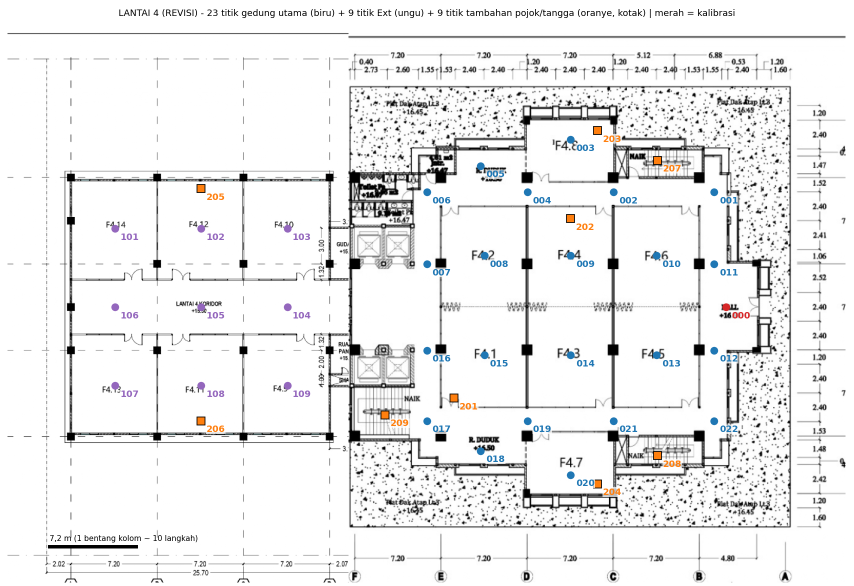
#> input picture kelompok6/denah/peta_titik_L4_rev.png, 1707 x 1171 px (shown at 1/2 size); its folder holds 3 pictures in this run
$ python buat_gambar_slide.py
#> lines starting #> are read from the running program, lines starting #| are printed output that depends on the picture
"""Potong gambar hasil analisis (kelompok6/output) menjadi versi slide di slide/img/.

Judul matplotlib dibuang (judul sudah ada di slide) dan gambar gabungan dipisah per panel.
Jalankan ulang setiap kali solusi_L4.py / bukti_L4.py dijalankan ulang:
    python slide/buat_gambar_slide.py
"""
from pathlib import Path

import numpy as np
from PIL import Image, ImageDraw, ImageFont

ROOT = Path(__file__).resolve().parent.parent
SOL = ROOT / "kelompok6" / "output" / "solusi_L4"
DENAH = ROOT / "kelompok6" / "denah"
IMG = ROOT / "slide" / "img"
FOTO = ROOT / "slide" / "foto"

# nama_output: (file sumber, (x0, y0, x1, y1) dalam pecahan lebar/tinggi gambar sumber)
POTONG = {
    "peta_titik": (DENAH / "peta_titik_L4_rev.png", (0, 0.045, 1, 1)),
    "heatmap": (SOL / "1_heatmap_AP_L4.png", (0, 0.05, 1, 1)),
    "area_ap": (SOL / "2_posisi_area_AP_L4.png", (0, 0.06, 1, 1)),
    "kanal_peta": (SOL / "3_kanal_L4.png", (0, 0.063, 0.675, 1)),
    "solusi_peta": (SOL / "4_solusi_L4.png", (0, 0.092, 0.705, 1)),
    "prediksi": (SOL / "5_prediksi_sebelum_sesudah_L4.png", (0, 0.123, 1, 1)),
    "bukti_cci": (SOL / "6_bukti_cci_L4.png", (0, 0.066, 1, 1)),
    "radio_kanal": (SOL / "7_radio_per_kanal_L4.png", (0, 0.044, 0.57, 1)),
    "floor_peta": (SOL / "8_floor_bleed_L4.png", (0, 0.07, 0.575, 1)),
    "timeline_roaming": (SOL / "9_timeline_roaming_L4.png", (0, 0.04, 1, 0.955)),
    "web_pengguna": (SOL / "10_web_pengguna_L4.png", (0, 0, 1, 1)),
    "web_airtime": (SOL / "11_web_airtime_L4.png", (0, 0, 1, 1)),
}


def rapikan(im, pad=12, ambang=245):
    """Buang tepi putih, sisakan margin `pad` piksel."""
    a = np.asarray(im.convert("L"))
    ys, xs = np.where(a < ambang)
    if len(xs) == 0:
        return im
    x0, x1 = max(xs.min() - pad, 0), min(xs.max() + pad, im.width)
    y0, y1 = max(ys.min() - pad, 0), min(ys.max() + pad, im.height)
    return im.crop((x0, y0, x1, y1))


def potong():
    IMG.mkdir(parents=True, exist_ok=True)
    for nama, (src, (x0, y0, x1, y1)) in POTONG.items():
        im = Image.open(src).convert("RGB")
        w, h = im.size
#> w = 1707; h = 1171
        im = rapikan(im.crop((round(x0 * w), round(y0 * h), round(x1 * w), round(y1 * h))))
#> in rapikan, `a = np.asarray(im.convert("L"))`:
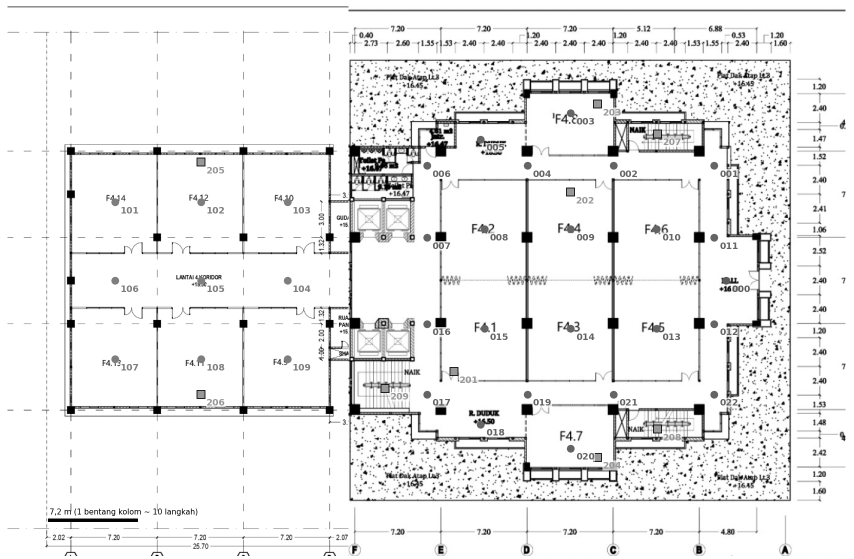
#> a: shape (1118, 1707) (shown at 1/2 size); min 0, max 255, mean 236.6
#> in rapikan, `x0, x1 = max(xs.min() - pad, 0), min(xs.max() + pad, im.width)`: x0 = 3; x1 = 1702
#> in rapikan, `y0, y1 = max(ys.min() - pad, 0), min(ys.max() + pad, im.height)`: y0 = 1; y1 = 1118
#> in rapikan, `return im.crop((x0, y0, x1, y1))`:
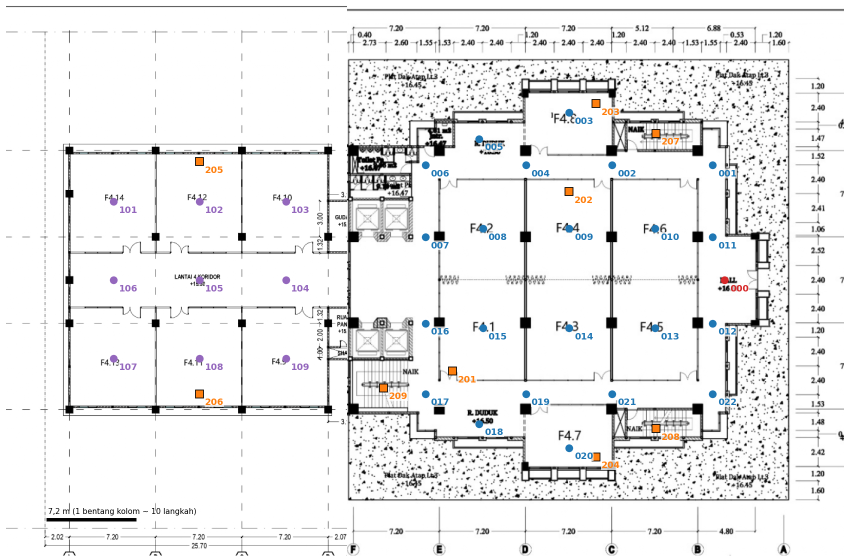
#> returned value: PIL image 1699x1117 RGB (shown at 1/2 size); mean R, G, B 236.5, 236.5, 236.7
        im.save(IMG / f"{nama}.png", optimize=True)
        print(f"{nama:18s} {im.size}")
#| peta_titik         (1699, 1117)
#> pass 2 of the loop in potong, `for nama, (src, (x0, y0, x1, y1)) in POTONG.items():`:
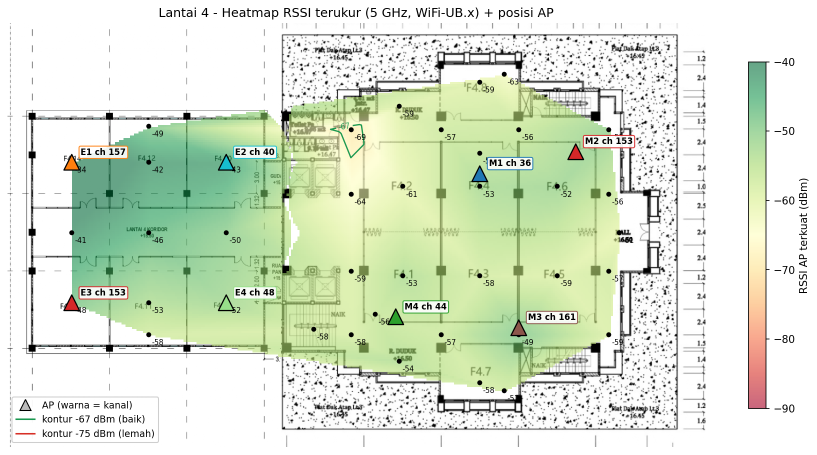
#> input picture kelompok6/output/solusi_L4/1_heatmap_AP_L4.png, 1633 x 909 px (shown at 1/2 size)
#> im: PIL image 1633x909 RGB
#> in rapikan (call 2), `a = np.asarray(im.convert("L"))`:
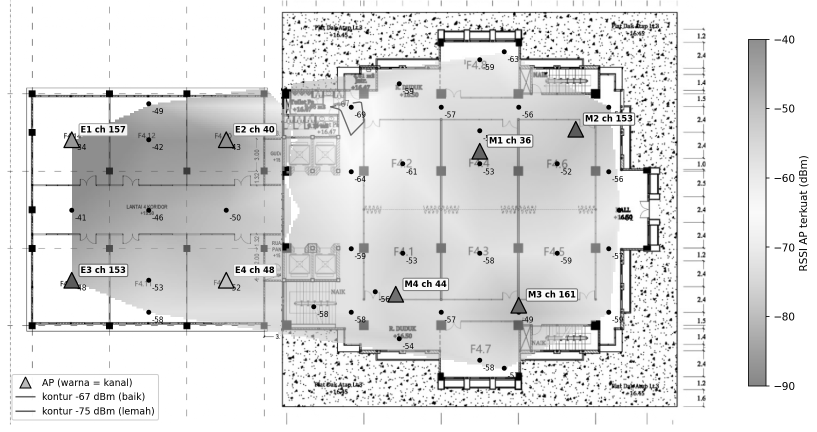
#> a: shape (864, 1633) (shown at 1/2 size); min 0, max 255, mean 221.7
#> x1 = 1628
#> y0 = 0; y1 = 860
#> in rapikan (call 2), `return im.crop((x0, y0, x1, y1))`:
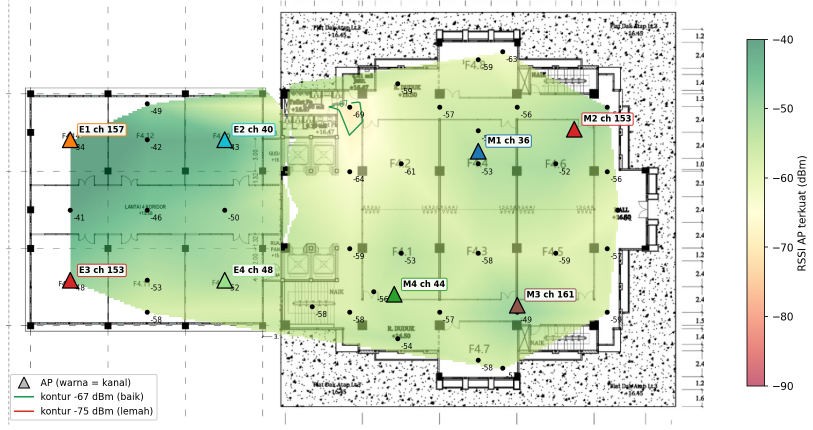
#> returned value: PIL image 1625x860 RGB (shown at 1/2 size); mean R, G, B 215.4, 227.6, 205.5
#| heatmap            (1625, 860)
#> pass 3 of the loop in potong, `for nama, (src, (x0, y0, x1, y1)) in POTONG.items():`:
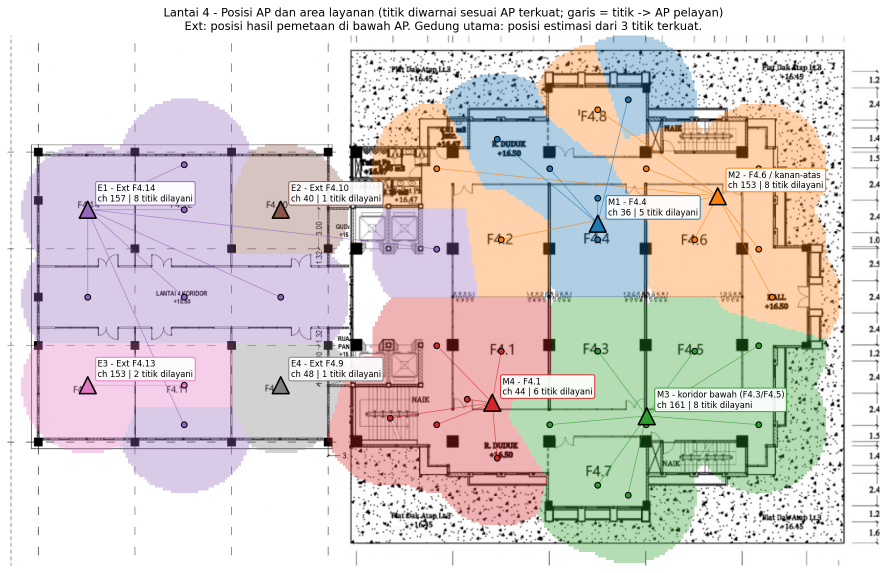
#> input picture kelompok6/output/solusi_L4/2_posisi_area_AP_L4.png, 1773 x 1146 px (shown at 1/2 size)
#> im: PIL image 1773x1146 RGB
#> in rapikan (call 3), `a = np.asarray(im.convert("L"))`:
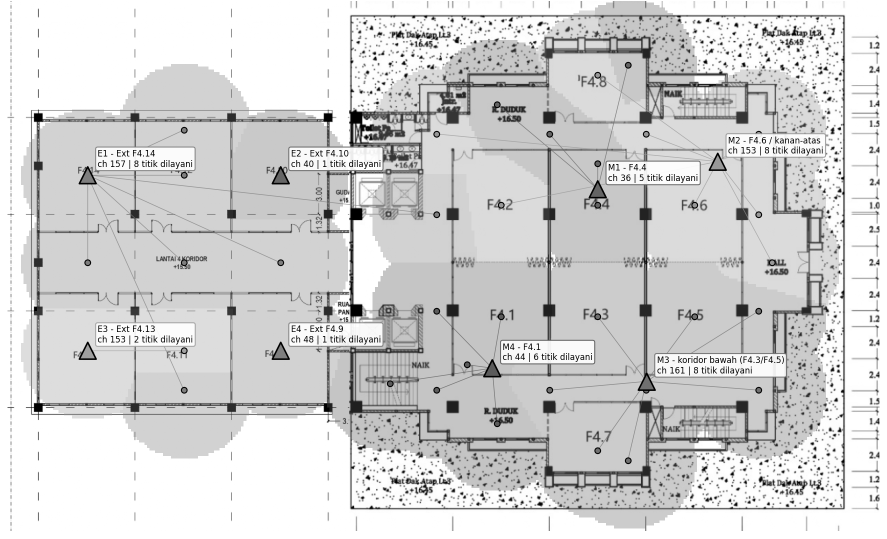
#> a: shape (1077, 1773) (shown at 1/2 size); min 0, max 255, mean 210.8
#> x1 = 1770
#> y1 = 1073
#> in rapikan (call 3), `return im.crop((x0, y0, x1, y1))`:
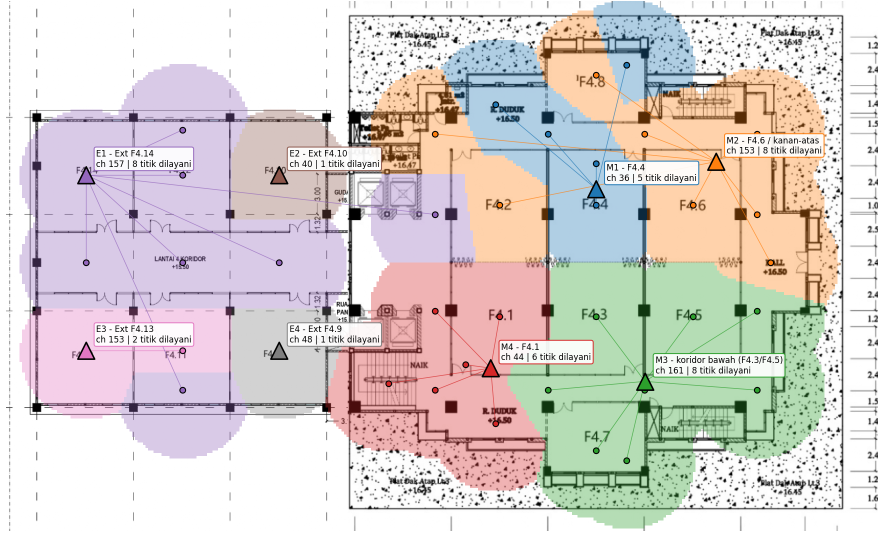
#> returned value: PIL image 1767x1073 RGB (shown at 1/2 size); mean R, G, B 216, 208.7, 205.7
#| area_ap            (1767, 1073)
#> the loop made 5 passes; the first 3 are shown


# [100 lines left out: functions redaman, titik_data, foto_placeholder, not called in this run]


if __name__ == "__main__":
#> (the run stopped early here; a loop or call above may not have finished)
